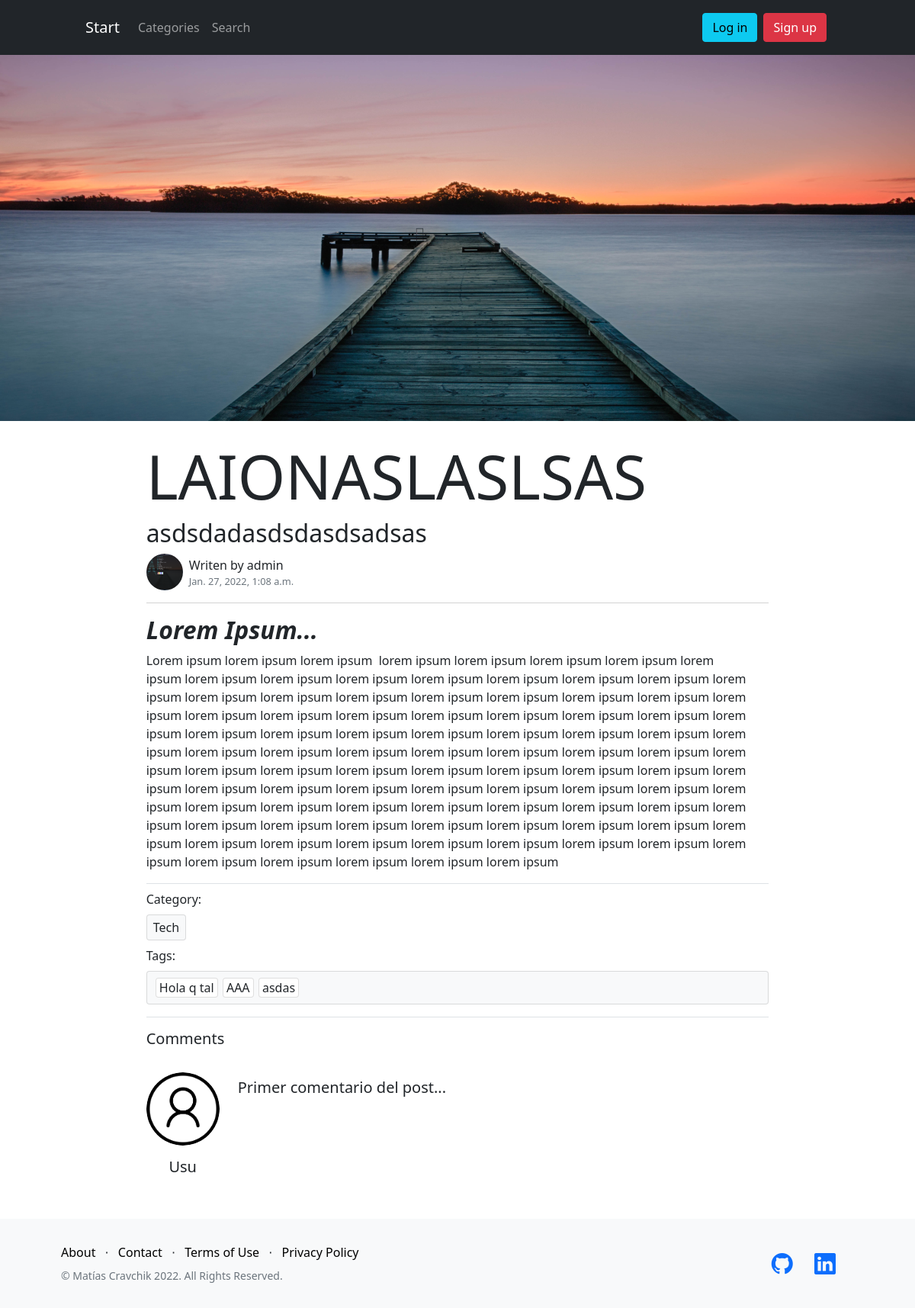
Screenshot of /blog/post/7 with the database file from the repository.
### blog/models.py (models this page shows, shortened)
class Post(models.Model):
    title = models.CharField(max_length=200)
    subtitle = models.CharField(max_length=200)
    date = models.DateTimeField(auto_now_add=True)
    content = RichTextField()
    image = models.ImageField(upload_to=custom_upload_to, blank=True)
    user = models.ForeignKey(User, on_delete=CASCADE)
    tags = models.ManyToManyField("Tag", blank=True)
    category = models.ForeignKey(Category, on_delete=CASCADE)
    def comments(self):
        try:
            return Comment.objects.filter(post=self.id).order_by("-timestamp")
        except ObjectDoesNotExist:
            return None
    class Meta:
        verbose_name = "post"
        verbose_name_plural = "posts"
        ordering = ["date", "title"]

class Category(models.Model):
    name = models.CharField(max_length=40)
    def __str__(self):
        return self.name
    class Meta:
        verbose_name_plural = "categories"

class Tag(models.Model):
    name = models.CharField(max_length=40, unique=True)
    def __str__(self):
        return self.name

class Comment(models.Model):
    user = models.ForeignKey(User, on_delete=CASCADE)
    post = models.ForeignKey(Post, on_delete=CASCADE)
    content = models.TextField()
    timestamp = models.DateTimeField(auto_now_add=True)
    def profile(self):
        try:
            return Profile.objects.get(user=self.user)
        except ObjectDoesNotExist:
            return None

### accounts/models.py (models this page shows, shortened)
class Profile(models.Model):
    default_avatar = "profiles/default.png"
    user = models.OneToOneField(User, on_delete=models.CASCADE)
    avatar = models.ImageField(
        upload_to=custom_upload_to, blank=True, default=default_avatar
    )
    bio = models.TextField(null=True, blank=True)
    class Meta:
        ordering = ["user__username"]
    def avatar_url(user):
        url = None
        try:
            url = Profile.objects.get(user=user).avatar.url
        except ObjectDoesNotExist:
            pass
        except ValueError:
            pass
        if url is None:
            url = str(settings.MEDIA_URL) + "profiles/default.png"
        return url

### blog/views.py (the view)
# urls.py: path("post/<int:post_id>", views.get_post, name="Post"),
def get_post(request, post_id):
    post = Post.objects.get(id=post_id)
    tags = post.tags.all()
    author_avatar_url = Profile.avatar_url(post.user)
    is_fav = Favourite.is_favourited(user_id=request.user.id, post_id=post_id)
    return render(
        request,
        "blog/post.html",
        {
            "page": post.title,
            "post": post,
            "is_fav": is_fav,
            "tags": tags,
            "avatar": author_avatar_url,
        },
    )

### accounts/context_processors/avatar.py (called while the page is built)
def avatar(request):
    if request.user.is_authenticated:
        return {
            "user_avatar": Profile.avatar_url(request.user)
        }
    else:
        return {}

### blog/models.py (called while the page is built)
    @classmethod
    @staticmethod
    def is_favourited(user_id, post_id):
        try:
            Favourite.objects.get(user=user_id, post=post_id)
            return True
        except ObjectDoesNotExist:
            return False

### blog/templates/blog/post.html (shortened to what this page needs)
{% extends 'layout.html' %}
{% block header %}
  <div class="bg-dark o-98 p-0 m-0 overflow-hidden w-100 post-img-container">
      <img src="{{ post.image.url }}" alt="post" class="w-100 background post-img" />
  </div>
{% endblock header %}
{% block content %}
<div class="col-xl-10 col-11 mx-auto">
  <div class="post-info">
    <div class="d-flex flex-column flex-xl-row-reverse justify-content-between">
      {% if post.user.id == user.id %}
        <div class="col-xl-auto col-12 d-flex flex-column">
          <a href="{% url 'Update' post.id %}" class="btn secondary-btn mb-1 d-block d-xl-inline w-100">
            Edit
          </a>
          <a href="{% url 'Delete' post.id %}" class="btn danger-btn mb-3 d-block d-xl-inline w-100">
            Delete
          </a>
        </div>
        <h2 class="col-xl-10 fit-content display-1 fw-normal">{{ post.title }}</h2>
      {% else %}
        <h2 class="w-100 fit-content display-1 fw-normal">{{ post.title }}</h2>
      {% endif %}
    </div>
    <h6 class="lead fs-2">{{ post.subtitle }}</h6>
    <div class="d-flex justify-content-between">
      <a
        class="d-flex justify-content-start align-items-center link-container"
        href="{% url 'Profile' post.user.id %}"
      >
        <img src="{{ avatar }}" alt="author-avatar" class="author-avatar" />
        <div class="ms-2 d-flex flex-column">
          <span class="">Writen by {{ post.user }}</span>
          <span class="text-muted post-date">{{ post.date }}</span>
        </div>
      </a>
    </div>
  </div>
  <div class="mt-3">{{ post.content | safe }}</div>
  <div class="py-2 border-top">
    <span class="d-block">Category:</span>
    <a href="{% url 'Categories' %}?category={{ post.category.id }}" class="card bg-light fit-content px-2 py-1 my-2">{{ post.category }}</a>
    <span class="d-block">Tags:</span>
    <ul id="tagList" class="card bg-light mt-2 p-2 tag-list-ro">
      {% if tags %}
        {% for tag in tags %}
          <li class="card px-1">
            {{ tag }}
          </li>
        {% endfor %}
      {% else %}
        <span class="text-center text-muted w-100" id="noTagsText">No tags added</span>
      {% endif %}
    </ul>
    <div class="border-top" id="{{ post.id }}">
      <h5 class="py-3 m-0">Comments</h5>
      <div id="commentsBlock" class="py-3 {% if not post.comments %}card bg-light{% endif %}">
        {% for comment in post.comments %}
          <div
            class="d-flex justify-content-start align-items-center"
          >
            <a
              class="d-flex flex-column align-items-center justify-content-center text-center mb-2 comment-user"
              href="{% url 'Profile' comment.user.id %}"
            >
              {% if comment.profile %}
                <img src="{{ comment.profile.avatar.url }}" alt="comment-avatar" class="comment-avatar mx-auto" />
              {% else %}
                <img src="{{ default_avatar }}" alt="comment-avatar" class="comment-avatar mx-auto" />
              {% endif %}
              <p class="display-5 fs-5">
                {{ comment.user.username }}
              </p>
            </a>
            <div class="m-0 ms-3 p-2 w-100 align-self-start h5 fw-normal break-all">
              {{ comment.content }}
            </div>
          </div>
        {% endfor %}
      </div>
    </div>
  </div>
</div>
{% endblock content %}

### DjangoBlog/static/styles.css (style rules this page uses)
:root { --main-color: rgb(121, 82, 179); --secondary-color: rgb(255, 228, 132); --secondary-color-light: rgba(255, 228, 132, 0.8); --danger-color: rgb(239, 145, 145); --danger-color-light: rgb(245, 158, 158); --color-dark: rgb(33, 37, 41); --bootstrap-primary-color: #0d6efd; }
.post-img { height: 30rem; object-fit: cover; }
.o-98 { opacity: 0.98; }
.post-info { border-bottom: 1px lightgray solid; padding-bottom: 1rem; }
a.card { text-decoration: none; color: inherit; }
.link-container { text-decoration: none; color: inherit; cursor: pointer; }
.post-date { font-size: 0.8em; }
.author-avatar { width: 3em; aspect-ratio: 1; border-radius: 100%; }
.fit-content { width: fit-content; }
.tag-list, .tag-list-ro, .tag-list-select { min-height: 1em; list-style: none; display: flex; flex-direction: row; flex-wrap: wrap; }
.tag-list > li, .tag-list-ro > li, .tag-list-select > li { margin: 0 0.2rem; transition: background-color 100ms; width: fit-content; }
.comment-avatar { width: 6rem; aspect-ratio: 1; margin-bottom: 1rem; border-radius: 100%; }
.comment-user { color: inherit; text-decoration: none; }
.break-all { word-break: break-all; }

### rows the page displays
Post: image (picture), title "LAIONASLASLSAS", subtitle "asdsdadasdsdasdsadsas", user "admin", date "Jan. 27, 2022, 1:08 a.m.", content "Lorem Ipsum... Lorem ipsum lorem ipsum lorem ipsum lorem ipsum lorem ipsum lorem ipsum lorem ipsum lorem ipsum lorem ipsum lorem ipsum lorem ipsum lorem ipsum lorem ipsum lorem ipsum lorem ipsum lorem ipsum lorem ipsum lorem ipsum lorem ipsum lorem ipsum lorem ipsum lorem ipsum lorem ipsum lorem ipsum lorem ipsum lorem ipsum lorem ipsum lorem ipsum lorem ipsum lorem ipsum lorem ipsum lorem ipsum lorem ipsum lorem ipsum lorem ipsum lorem ipsum lorem ipsum lorem ipsum lorem ipsum lorem ipsum lorem ipsum lorem ipsum lorem ipsum lorem ipsum lorem ipsum lorem ipsum lorem ipsum lorem ipsum lorem ipsum lorem ipsum lorem ipsum lorem ipsum lorem ipsum lorem ipsum lorem ipsum lorem ipsum lorem ipsum…", category "Tech"
Tag: name "Hola q tal"
Tag: name "AAA"
Tag: name "asdas"
Comment: profile.avatar (placeholder picture), user.username "Usu", content "Primer comentario del post..."
